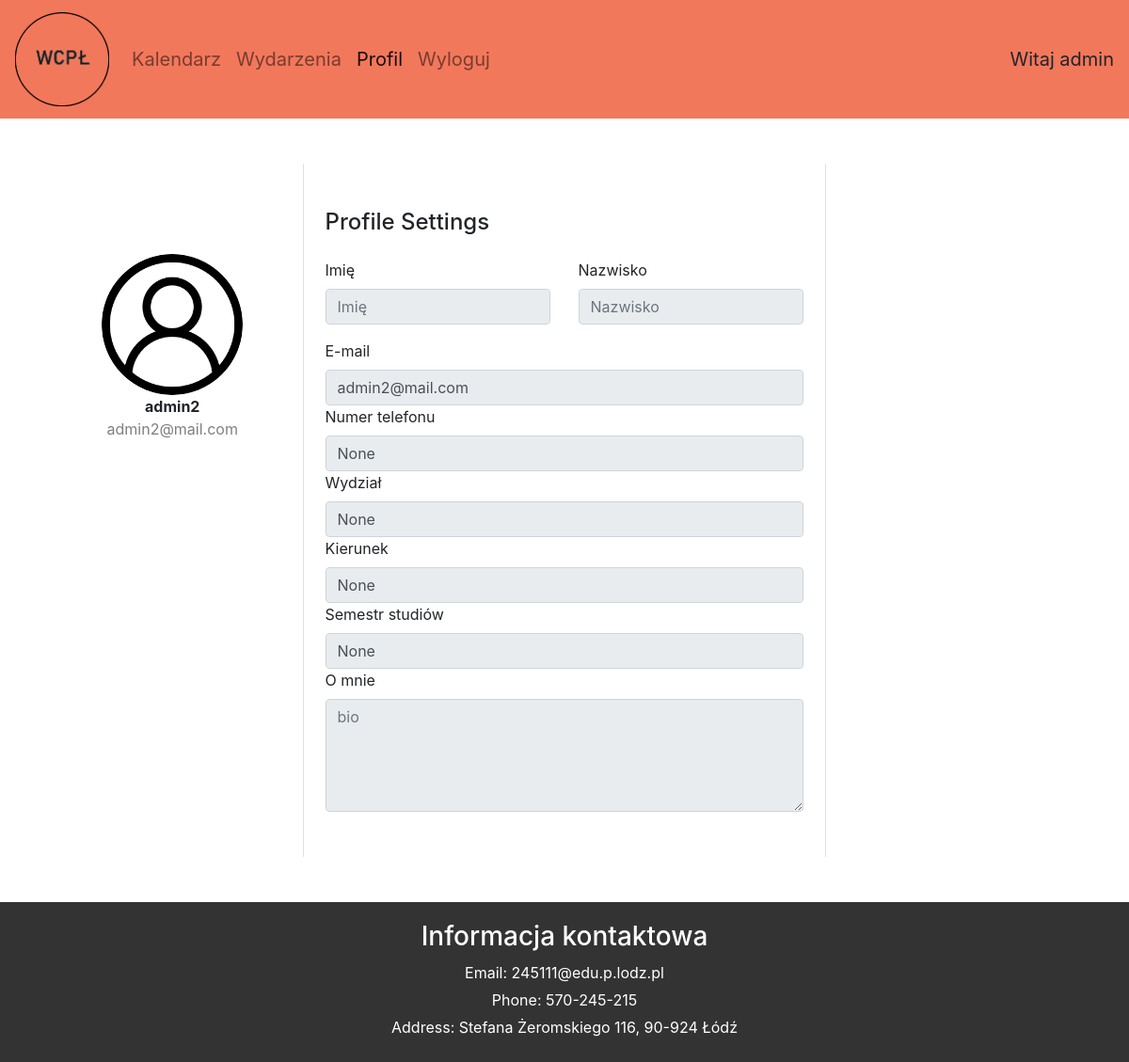
The app's page /profile/admin2 (signed in) with its own data.
### main/models.py (models this page shows, shortened)
class Profile(models.Model):
    USER_TYPE_CHOICES = (
        ('student', 'Student'),
        ('firm', 'Firm'),
    )
    user = models.OneToOneField(User, on_delete=models.CASCADE)
    user_type = models.CharField(max_length=10, choices=USER_TYPE_CHOICES, default='student')
    picture = models.ImageField(default='user_icon.png', upload_to='profile_pictures')
    phone_number = models.CharField(max_length=20, null=True, blank=True)
    faculty = models.CharField(max_length=40, null=True, blank=True)
    course = models.CharField(max_length=50, null=True, blank=True)
    semester = models.IntegerField(null=True, validators=[MinValueValidator(1), MaxValueValidator(7)], blank=True)
    nameFirm = models.CharField(max_length=50, default='Nokia', null=True, blank=True)
    website = models.CharField(max_length=100, default='https://www.nokia.com/', null=True, blank=True)
    bio = models.TextField(blank=True)

### main/views.py (the view, shortened to what this page needs)
# urls.py: path('profile/<str:username>', views.profileHome, name='profile-home'),
@login_required
def profileHome(request, username):
    userInfo = get_object_or_404(User, username=username)
    profile = get_object_or_404(Profile, user=userInfo)
    userCurrent = request.user
    context = {
        'userInfo' : userInfo,
        'profile' : profile,
        'userCurrent' : userCurrent
    }
    if username == "admin":
        if userCurrent.username != "admin":
            return redirect('profile-home', username=userCurrent.username)
        else:
            return redirect('login')
    if profile.user_type == 'student':
        return render(request, 'main/profile_home.html', context)
    else:
        return render(request, 'main/profile_firm.html', context)

### main/templates/main/profile_home.html (shortened to what this page needs)
{% extends "main/base.html" %}
{% block profile_activate %}
active
{% endblock profile_activate %}
{% block content %}
<div class="container">
    <div class="main">
        <form method="POST" enctype="multipart/form-data">
            <div class="container rounded bg-white mt-5 mb-5">
                <div class="row">
                    <div class="col-md-3 border-right">
                        <div class="d-flex flex-column align-items-center text-center p-3 py-5">
                            {% if userCurrent.username != userInfo.username %}
                                <img class="rounded-circle mt-5" width="150px" src="{{ profile.picture.url }}">
                            {% endif %}
                            <span class="font-weight-bold">{{ userInfo.username }}</span>
                            <span class="text-black-50">{{ userInfo.email }}</span>
                        </div>
                    </div>
                    <div class="col-md-6 border-right">
                        <div class="p-2 py-5">
                            <div class="d-flex justify-content-between align-items-center mb-3">
                                <h4 class="text-right">Profile Settings</h4>
                            </div>
                                <div class="row mt-2">
                                    <div class="col-md-6"><label class="labels">Imię</label><input type="text" class="form-control" name="first_name" placeholder="Imię" value="{{ userInfo.first_name }}" {% if userCurrent.username != userInfo.username %} disabled {% endif %}></div>
                                    <div class="col-md-6"><label class="labels">Nazwisko</label><input type="text" class="form-control" name="last_name" value="{{ userInfo.last_name }}" placeholder="Nazwisko"  {% if userCurrent.username != userInfo.username %} disabled {% endif %}></div>
                                </div>
                                <div class="row mt-3">
                                    <div class="col-md-12"><label class="labels">E-mail</label><input type="text" class="form-control" name="email" placeholder="E-mail" value="{{ userInfo.email }}"  {% if userCurrent.username != userInfo.username %} disabled {% endif %}></div>
                                    <div class="col-md-12"><label class="labels">Numer telefonu</label><input type="text" class="form-control" name="phone_number" placeholder="Numer telefonu" value="{{ profile.phone_number }}"  {% if userCurrent.username != userInfo.username %} disabled {% endif %}></div>
                                    <div class="col-md-12"><label class="labels">Wydział</label><input type="text" class="form-control" name="faculty" placeholder="Wydział" value="{{ profile.faculty }}"  {% if userCurrent.username != userInfo.username %} disabled {% endif %}></div>
                                    <div class="col-md-12"><label class="labels">Kierunek</label><input type="text" class="form-control" name="course" placeholder="Kierunek" value="{{ profile.course }}"  {% if userCurrent.username != userInfo.username %} disabled {% endif %}></div>
                                    <div class="col-md-12"><label class="labels">Semestr studiów</label><input type="text" class="form-control" name="semester" placeholder="Semestr studiów" value="{{ profile.semester }}"  {% if userCurrent.username != userInfo.username %} disabled {% endif %}></div>
                                    <div class="col-md-12"><label class="labels">O mnie</label><textarea type="text" class="form-control" name="bio" placeholder="bio"  {% if userCurrent.username != userInfo.username %} disabled {% endif %} style="min-height: 120px;">{{ profile.bio }}</textarea></div>
                                </div>
                            </form>
                        </div>
                    </div>
{% endblock content %}

### main/templates/main/base.html (shortened to what this page needs)
{% load static %}
<!DOCTYPE html>
<html>
    <head>
        <link rel="stylesheet" href="{% static 'main/main.css' %}">
        <link href="https://cdn.jsdelivr.net/npm/bootstrap@5.0.2/dist/css/bootstrap.min.css" rel="stylesheet">
        <link rel="stylesheet" href="https://stackpath.bootstrapcdn.com/bootstrap/4.5.2/css/bootstrap.min.css">
        <link rel="stylesheet" href="https://cdn.jsdelivr.net/npm/bootstrap-icons@1.11.3/font/bootstrap-icons.min.css">
    </head>
    <body>
        <nav class="navbar navbar-expand-lg navbar-light">
            <a class="navbar-brand" href="#">
                <img src="{% static 'main/logo.png' %}" alt="logo" style="width: 100px;height: 100px;">
            </a>
            <div class="collapse navbar-collapse" id="navbarSupportedContent">
              <ul class="navbar-nav mr-auto">
                {% if user.is_authenticated %}
                <li class="nav-item">
                  <a class="nav-link {% block calendar_activate %}{% endblock %}" href="{% url 'calendar' %}">Kalendarz</a>
                </li>
                <li class="nav-item">
                  <a class="nav-link {% block events_activate %}{% endblock %}" href="{% url 'events-search' %}">Wydarzenia</a>
                </li>
                <li class="nav-item">
                    <a class="nav-link {% block profile_activate %}{% endblock %}" href="{% url 'profile-home' user.username %}">Profil</a>
                </li>
                <li class="nav-item">
                    <a class="nav-link" href="{% url 'logout' %}">Wyloguj</a>
                </li>
                {% endif %}
              </ul>
              {% if user.is_authenticated %}
              <span class="span-text">
                Witaj {{ user.username }}
              </span>
              {% endif %}
            </div>
        </nav>
        {% block content %}{% endblock %}
    </body>
    <footer>
        <div class="footer-container">
            <div class="contact-info">
                <h3>Informacja kontaktowa</h3>
                <p>Email: 245111@edu.p.lodz.pl</p>
                <p>Phone: 570-245-215</p>
                <p>Address:  Stefana Żeromskiego 116, 90-924 Łódź</p>
            </div>
        </div>
    </footer>
</html>

### main/static/main/main.css (style rules this page uses)
body { background-color: rgba(241, 231, 225, 1); overflow-x: hidden; font-family: "Bree Serif"; font-size: 20px; margin: 0; }
.navbar { background-color: #F2785C; font-size: 20px; }
footer { background-color: #333; color: #fff; padding: 20px; width: 100%; bottom: 0; }
.footer-container { margin: 0 auto; }
.contact-info { text-align: center; }
.contact-info h3 { margin-bottom: 10px; }
.contact-info p { margin: 5px 0; }

### records on screen
Profile: picture (picture), phone_number "None", faculty "None", course "None", semester "None"

### other values on screen
{{ user.username }} "admin"
{{ userInfo.username }} "admin2"
{{ userInfo.email }} "admin2@mail.com"
